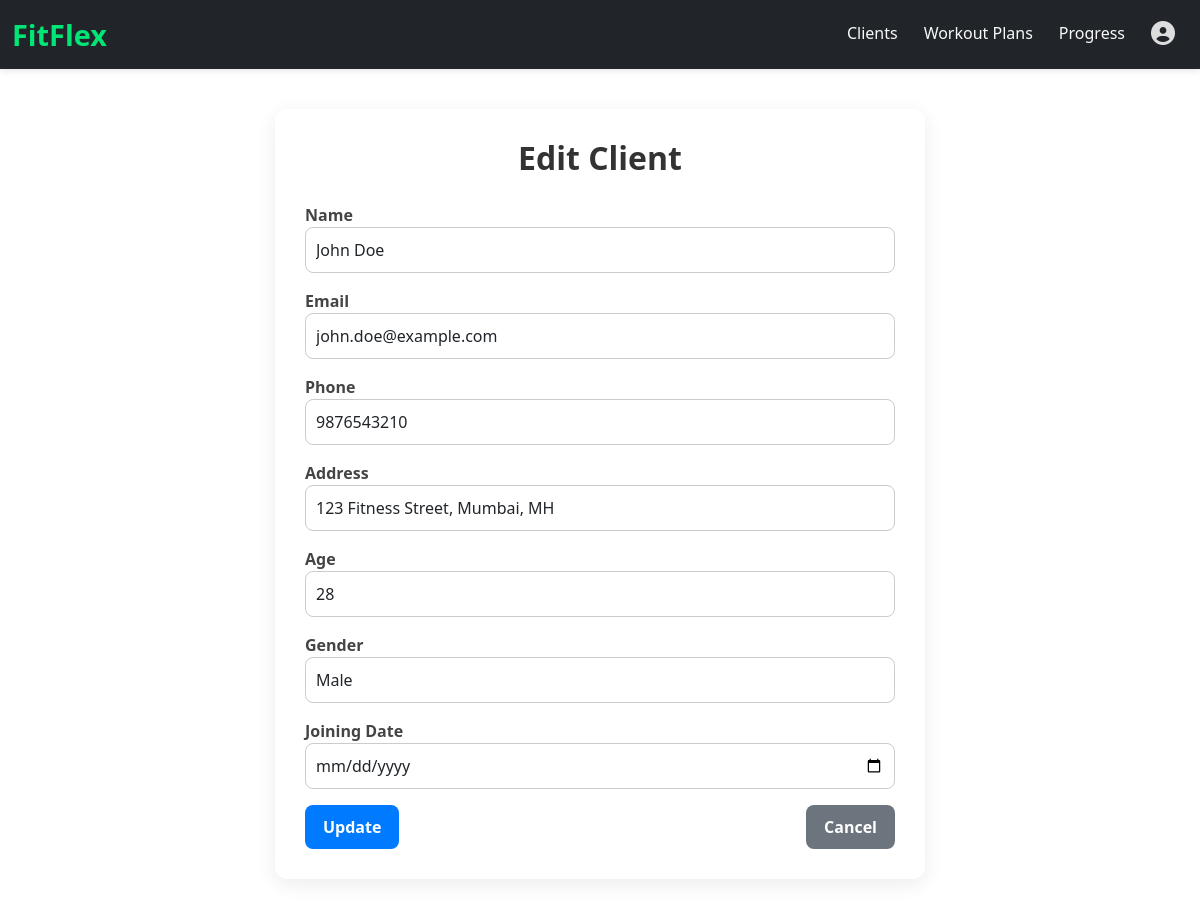
Page /client/edit/4/ on the committed database.
### base/models.py (models this page shows, shortened)
class client(models.Model):
    name = models.CharField(max_length=100)
    email = models.EmailField(max_length=100)
    phone = models.CharField(max_length=20)
    address = models.CharField(max_length=200)
    GENDER_CHOICES = [
        ('M', 'Male'),
        ('F', 'Female'),
        ('Other', 'Other'),
    ]
    gender = models.CharField(max_length=10, choices=GENDER_CHOICES)
    age = models.IntegerField()
    joining_date = models.DateField()
    due_date = models.DateField(null=True, blank=True)  # NEW FIELD

### base/views.py (the view, shortened to what this page needs)
# urls.py: path('client/edit/<int:id>/', views.edit_client, name='edit_client'),
def edit_client(request, id):
    c = get_object_or_404(client, id=id)
    return render(request, 'clients/edit.html', {'client': c})

### templates/clients/edit.html (shortened to what this page needs)
{% extends 'main.html' %}
{% block content %}
<div class="edit-client-container">
    <h2>Edit Client</h2>
    <form method="post">{% csrf_token %}
        <div class="mb-3">
            <label>Name</label>
            <input type="text" name="name" value="{{ client.name }}" class="form-control" required>
        </div>
        <div class="mb-3">
            <label>Email</label>
            <input type="email" name="email" value="{{ client.email }}" class="form-control" required>
        </div>
        <div class="mb-3">
            <label>Phone</label>
            <input type="text" name="phone" value="{{ client.phone }}" class="form-control" required>
        </div>
        <div class="mb-3">
            <label>Address</label>
            <input type="text" name="address" value="{{ client.address }}" class="form-control">
        </div>
        <div class="mb-3">
            <label>Age</label>
            <input type="number" name="age" value="{{ client.age }}" class="form-control" required>
        </div>
        <div class="mb-3">
            <label>Gender</label>
            <select name="gender" class="form-control">
                <option value="M" {% if client.gender == 'M' %}selected{% endif %}>Male</option>
            </select>
        </div>
        <div class="mb-3">
            <label>Joining Date</label>
            <input type="date" name="joining_date" value="{{ client.joining_date }}" class="form-control">
        </div>
        <div class="d-flex justify-content-between">
            <button type="submit" class="btn btn-primary">Update</button>
            <a href="{% url 'client_list' %}" class="btn btn-secondary">Cancel</a>
        </div>
    </form>
</div>
{% endblock %}

### templates/clients/edit.html (style rules this page uses)
.edit-client-container { max-width: 650px; margin: 40px auto; background: #fff; padding: 30px; border-radius: 12px; box-shadow: 0 5px 20px rgba(0,0,0,0.08); }
.edit-client-container h2 { font-weight: 700; color: #333; margin-bottom: 25px; text-align: center; }
label { font-weight: 600; color: #444; }
.form-control { border-radius: 8px; padding: 10px; border: 1px solid #ccc; transition: 0.3s; }
.btn { padding: 10px 18px; font-weight: 600; border-radius: 8px; }
.btn-primary { background: #007bff; border: none; }
.btn-secondary { background: #6c757d; border: none; }

### rows in the picture
client: name "John Doe", email "john.doe@example.com", phone "9876543210", address "123 Fitness Street, Mumbai, MH", age "28", gender "Male"
